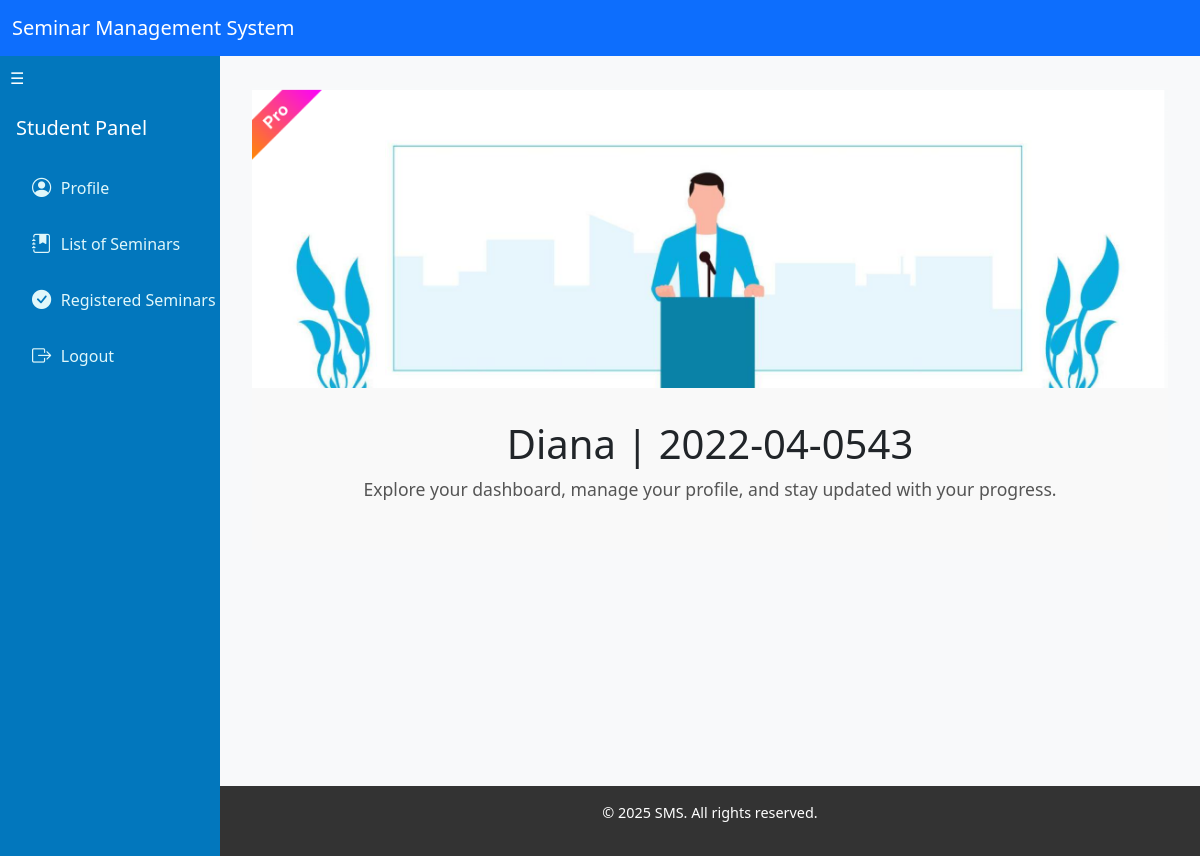
The page /student/dashboard/ (signed in) on the database as committed earlier.
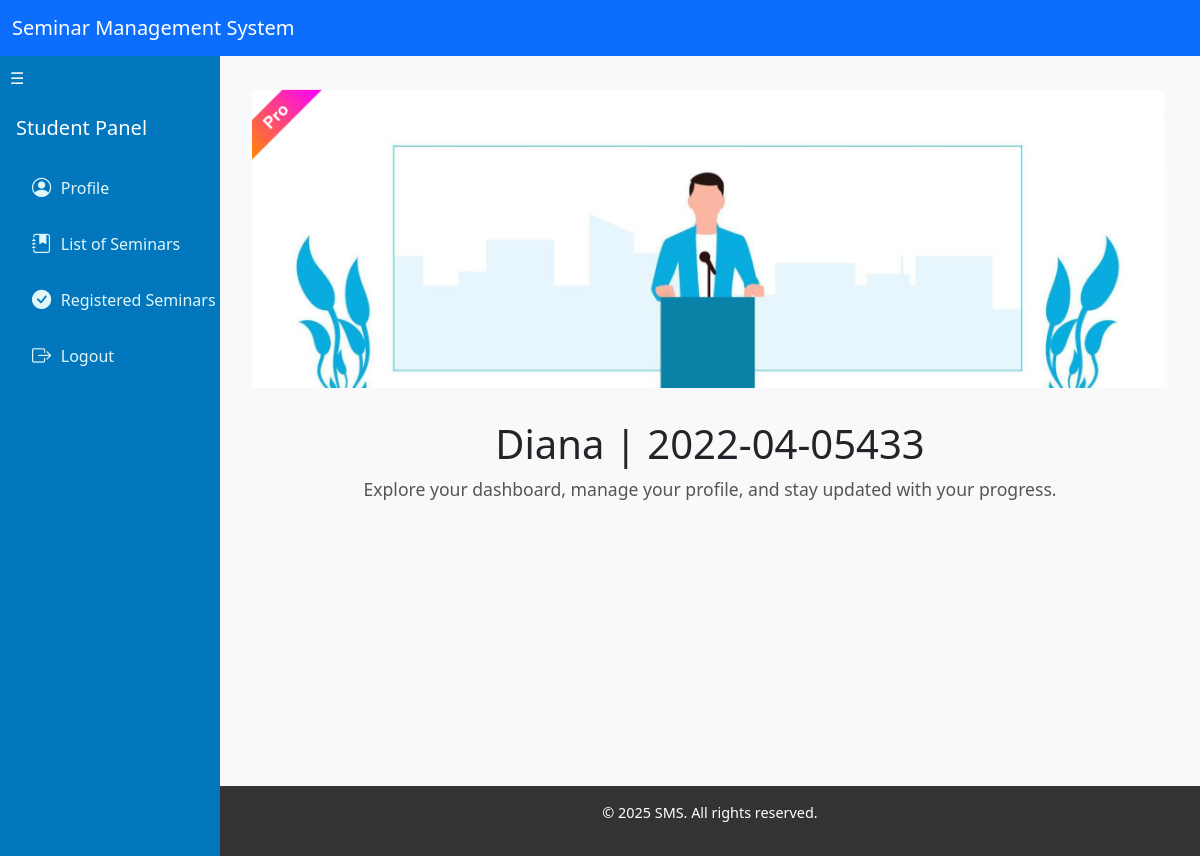
The same page on the database as committed later.
### base/models.py (models this page shows, shortened)
class Student(models.Model):
    user = models.OneToOneField(User, on_delete=models.CASCADE)
    registration_number = models.CharField(max_length=20, unique=True)
    phone_number = models.CharField(max_length=12)
    program = models.CharField(max_length=20, choices=PROGRAM_CHOICES)

### base/student_views.py (the view)
# urls.py: path('student/dashboard/', student_views.student_dashboard, name='student_dashboard'),
@login_required
def student_dashboard(request):
    try:
        student = request.user.student
    except Student.DoesNotExist:
        return redirect('login')
    registered_seminars_qs = SeminarRegistration.objects.filter(student=student)
    registered_seminar_ids = registered_seminars_qs.values_list('seminar_id', flat=True)
    all_unregistered = Seminar.objects.exclude(id__in=registered_seminar_ids)
    available_seminars = [s for s in all_unregistered if student.program in s.eligible_programs]
    seminar_groups = SeminarGroup.objects.filter(students=student)
    context = {
        'student': student,
        'registered_seminars': registered_seminars_qs,
        'available_seminars': available_seminars,
        'seminar_groups': seminar_groups,
    }
    return render(request, 'students_templates/student_dashboard.html', context)

### templates/students_templates/student_dashboard.html (shortened to what this page needs)
{% extends 'main/base.html' %}
{% load static %}
{% block content %}
<div class="layout-wrapper">
    <div class="sidebar-wrapper" id="sidebarWrapper">
        <button class="toggle-btn" onclick="toggleSidebar()">☰</button>
        <div class="sidebar">
            <h5>Student Panel</h5>
            <a href="#profile" class="sidebar-link" data-url="{% url 'view_profile' %}">
                <i class="bi bi-person-circle"></i>
                <span>Profile</span>
            </a>
            <a href="#seminars" class="sidebar-link" data-url="{% url 'available_seminars' %}">
                <i class="bi bi-journal-bookmark-fill"></i>
                <span>List of Seminars</span>
            </a>
            <a href="#registered" class="sidebar-link" data-url="{% url 'registered_seminars' %}">
                <i class="bi bi-check-circle-fill"></i>
                <span>Registered Seminars</span>
            </a>
            <a href="{% url 'logout' %}">
                <i class="bi bi-box-arrow-right"></i>
                <span>Logout</span>
            </a>
        </div>
    </div>
    <div class="main-wrapper">
        <div class="main-content" id="mainContent">
            <div class="landing-image">
                <img src="{% static 'pictures/student_dashboard.png' %}" alt="Landing" />
            </div>
            <div class="landing-text">
                <h1>{{ student.user.get_username }} | {{ student.registration_number }}</h1>
                <p>Explore your dashboard, manage your profile, and stay updated with your progress.</p>
            </div>
        </div>
        <footer class="landing-footer">
            <p>&copy; 2025 SMS. All rights reserved.</p>
        </footer>
    </div>
</div>
{% endblock %}

### templates/main/base.html (shortened to what this page needs)
<!DOCTYPE html>
<html lang="en">
<head>
    <link href="https://cdn.jsdelivr.net/npm/bootstrap-icons@1.10.5/font/bootstrap-icons.css" rel="stylesheet">
    <link href="https://cdn.jsdelivr.net/npm/bootstrap@5.3.0/dist/css/bootstrap.min.css" rel="stylesheet">
</head>
<body>
    <nav class="navbar navbar-expand-lg navbar-dark bg-primary">
        <div class="container-fluid">
            <a class="navbar-brand" href="#">Seminar Management System</a>
        </div>
    </nav>
    {% block content %}{% endblock %}
</body>
</html>

### templates/students_templates/student_dashboard.html (style rules this page uses)
.layout-wrapper { display: flex; margin-top: 0; }
.sidebar-wrapper { display: flex; flex-direction: column; background-color: #0277BD; transition: width 0.3s ease; width: 220px; min-height: calc(100vh - 56px); }
.toggle-btn { background-color: #0277BD; border: none; color: white; padding: 10px; cursor: pointer; text-align: left; }
.sidebar { padding: 1rem; flex-grow: 1; }
.sidebar h5 { color: white; margin-bottom: 1.5rem; }
.sidebar a { display: flex; align-items: center; color: #e0f7fa; text-decoration: none; padding: 0.6rem 1rem; margin-bottom: 0.5rem; border-radius: 0.3rem; white-space: nowrap; transition: background-color 0.2s ease; }
.sidebar a i { margin-right: 0.6rem; font-size: 1.2rem; vertical-align: middle; }
.main-wrapper { display: flex; flex-direction: column; min-height: 100vh; width: 100%; }
.main-content { flex-grow: 1; padding: 2rem; background-color: #f8f9fa; }
.landing-image { height: 300px; overflow: hidden; position: relative; text-align: center; }
.landing-image img { width: 100%; height: auto; object-fit: cover; }
.landing-text { text-align: center; padding: 2rem; background-color: #f9f9f9; }
.landing-text h1 { font-size: 2.5rem; margin-bottom: 0.5rem; }
.landing-text p { font-size: 1.1rem; color: #555; }
.landing-footer { text-align: center; padding: 1rem; background-color: #333; color: #fff; font-size: 0.9rem; }

Rows that differ between the two databases and show on the page:
changed Student "Diana": registration_number "2022-04-0543" → "2022-04-05433"
